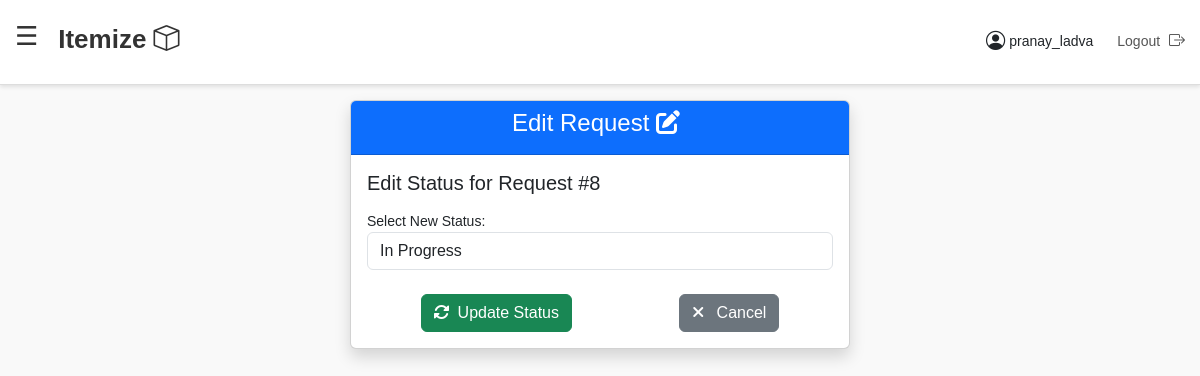
Page /edit-request/8/ (signed in) on the earlier database version.
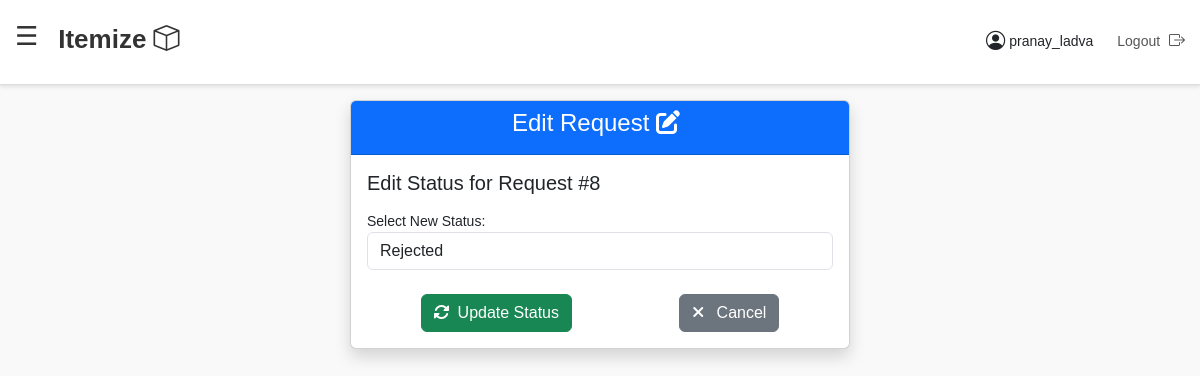
Same page on the later database version.
### inventory/models.py (models this page shows, shortened)
class InventoryRequest(models.Model):
    STATUS_CHOICES = [
        ('New', 'New'),
        ('In Progress', 'In Progress'),
        ('Approved', 'Approved'),
        ('Rejected', 'Rejected'),
    ]
    item = models.ForeignKey(InventoryItem, on_delete=models.CASCADE)  # Link to InventoryItem
    reason = models.TextField()
    priority = models.CharField(max_length=10, choices=[('High', 'High'), ('Medium', 'Medium'), ('Low', 'Low')])
    requested_by = models.ForeignKey(User, on_delete=models.CASCADE)  # Link to User
    status = models.CharField(max_length=20, choices=STATUS_CHOICES, default='New')
    created_at = models.DateTimeField(auto_now_add=True)
    class Meta:
        verbose_name = 'Inventory Request'
        verbose_name_plural = 'Inventory Requests'
        db_table = 'inventory_request'

### inventory/views.py (the view, shortened to what this page needs)
# urls.py: path('edit-request/<int:request_id>/', views.edit_request, name='edit_request')
@login_required
def edit_request(request, request_id):
    if request.user.is_staff:
        inventory_request = get_object_or_404(InventoryRequest, id=request_id)
        return render(request, 'edit_request.html', {'inventory_request': inventory_request})
    return HttpResponseBadRequest("You are not authorized to edit this request.")

### templates/edit_request.html (shortened to what this page needs)
{% extends 'base.html' %}
{% block content %}
<div class="d-flex justify-content-center align-items-center ">
    <div class="card shadow" style="max-width: 500px; width: 100%;">
        <div class="card-header bg-primary text-white text-center">
            <h4>Edit Request <i class="fas fa-edit me-2"></i> </h4>
        </div>
        <div class="card-body">
            <h5>Edit Status for Request #{{ inventory_request.id }}</h5>
            <form method="post">
                <div class="form-group mt-3">
                    <label for="status">Select New Status:</label>
                    <select id="status" name="status" class="form-control">
                        <option value="In Progress" {% if inventory_request.status == 'In Progress' %}selected{% endif %}>In Progress</option>
                        <option value="Rejected" {% if inventory_request.status == 'Rejected' %}selected{% endif %}>Rejected</option>
                    </select>
                </div>
                <div class="d-flex justify-content-around mt-4">
                    <button class="btn btn-success" type="submit"><i class="fas fa-sync-alt me-2"></i>Update Status</button>
                    <a class="btn btn-secondary" href="{% url 'dashboard' %}"><i class="fas fa-times me-2"></i> Cancel</a>
                </div>
            </form>
        </div>
    </div>
</div>
{% endblock %}

Differences in the rows shown:
changed InventoryRequest id 8: status "In Progress" → "Rejected"
